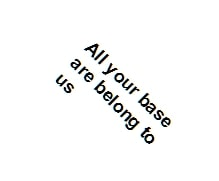
#> input picture image/rotate.jpg, 219 x 181 px
$ python auto_rotate.py   (older library calls are emulated)
#> lines starting #> are read from the running program, lines starting #| are printed output that depends on the picture; after the words box and inside, x2 and y2 are one past the last pixel; in counts of white or black regions, pixels touching at a corner belong together
import math
import cv2
import numpy as np
import imutils


class AutoRotate():
    '''
    ฟังก์ชั่นนี้สามารถใช้ในการปรับมุมภาพ, คำนวณมุมการหมุนของวัตถุในภาพ เพื่อนำใช้ในการหมุน
    นอกจากนี้ยังมีฟังก์ชันค้นหา 4 จุดคู่อันดับของมุมสี่เหลี่ยมเพื่อใช้ในการแสดงภาพเฉพาะหรือหมุนภาพเฉพาะส่วน
    ซึ่งฟังก์ชันนี้ประกอบด้วยฟังก์ชันย่อย 4 ฟังก์ชัน ได้แก่ find_angle, rotation, order_points และ point_tranfrom
    '''
    def __init__(self):
        self.__area = 100

    def find_angle(self, image, increase_size, lower_threshold,
                   upper_threshold):
        '''
        ฟังก์ชันนี้มีวัตถุประสงค์เพื่อคำนวณหามุมของวัตถุ ด้วยการค้นหาตำแหน่งเฉลี่ยที่เป็นไปได้ของเส้นตรงภายในรูปภาพมาใช้ในสมการทางคณิตศาสตร์
        เพื่อคำนวณมุมการหมุนที่ทำให้ตำแหน่งของเส้นตรงที่นำมาใช้หมุนภาพนั้นอยู่ในระนาบแนวนอน(แกน X) ซึ่งค่ามุมที่ได้รับนั้นเป็นได้ทั้งบวกและลบ

        *ข้อแนะนำ* ไม่ควรนำไปใช้กับภาพตัวอักษรเพียงตัวเดียว

        :param image: ภาพสี RGB ที่ผู้ใช้ต้องการ
        :param increase_size: จำนวนครั้งของการขยายที่ถูกนำไปใช้เพิ่มความหนาให้วัตถุ
        :type increase_size: integer
        :param lower_threshold: ขีดจำกัดต่ำสุดสำหรับกระบวนการลบภาพพื้นหลัง มีค่าตั้งแต่ 0-255
        :type lower_threshold: integer
        :param upper_threshold: ขีดจำกัดสูงสุดสำหรับกระบวนการลบภาพพื้นหลัง มีค่าตั้งแต่ 0-255
        :type upper_threshold: integer
        :return:
            - image: ภาพปรากฎเส้นตรงที่ถูกนำไปใช้ในการคำนวณหามุม
            - angle(float): ค่ามุมที่ได้จากการคำนวณ ซึ่งเป็นได้ทั้งค่าบวกและค่าลบ
        '''
        binary_image = cv2.cvtColor(image, cv2.COLOR_BGR2GRAY)

        # เตรียมภาพเพื่อทำการหาตำแหน่งค่าเฉลี่ยนของเส้นตรงที่เป็นไปได้
        # Prepare an image to find the average position of the straight lines as possible.
        edges = cv2.Canny(binary_image, lower_threshold, upper_threshold)
        kernel = np.ones((3, 3), np.uint8)
        img_closing = cv2.morphologyEx(edges, cv2.MORPH_CLOSE, kernel)
        img_dilation = cv2.dilate(img_closing,
                                  kernel,
                                  iterations=int(increase_size))

        # หาเส้นตรงแลำคำนวณหามุมที่จะหมุมของเส้นตรงที่เจอ
        # Find a straight line and calculate the angle that will be the angle of the straight line found
        angles = []
        lines = cv2.HoughLinesP(img_dilation,
                                1,
                                math.pi / 180.0,
                                upper_threshold,
                                minLineLength=100,
                                maxLineGap=10)

        if lines is not None:
            for x1, y1, x2, y2 in lines[0]:

                angle = math.degrees(math.atan2(y2 - y1, x2 - x1))
                angles.append(angle)
                angle = np.median(angles)

                img_line = cv2.line(image.copy(), (x1, y1), (x2, y2),
                                    (0, 255, 0), 2)

        elif lines is None:
            img_line = image
            angle = 0
            print("Not find line in image")

        # ส่งคืนรูปภาพมีเส้นตรงที่ใช้ในการคำนวณและมุม
        # return image has straight lines used in the calculation and angle
        return img_line, angle

    def rotation(self, image, angle):
        '''
        ฟังก์ชั่นนี้มีวัตถุประสงค์เพื่อหมุนภาพโดยรับมุมจากผู้ใช้ หรือมุมที่ได้จากฟังก์ชัน find_angle ซึ่งมุมบวกและลบของค่ามุมจะมีผลต่อการหมุนของภาพ
        ตามแบบการหมุนของวงกลมหน่วย หรือก็คือ ถ้าหากมุมการหมุนเป็นบวกจะทำให้ภาพหมุนทวนเข็มนาฬิกา แต่ถ้ามุมการหมุนเป็นลบจะทำให้ภาพหมุนตามเข็มนาฬิกา
        โดยฟังก์ชั่นนี้ใช้การหมุนที่ไม่ครอบตัดภาพ

        *ข้อแนะนำ* หากผู้ใช้ใช้ค่ามุมที่ได้จากฟังก์ชัน find_angle และภาพที่เข้ามาเป็นภาพที่ต้องพิจารณาข้อมูลในแนวตั้ง ผู้ใช้จำเป็นต้องบวกมุม 90 องศา เพื่อให้ภาพหมุนมาอยู่ในแนวตั้ง

        :param image: ภาพสี RGB ที่ผู้ใช้ต้องการ
        :param angle: มุมที่ใช้ในการหมุน
        :type angle: float
        :return:
            - image: ภาพที่ทำการหมุนเรียบร้อยแล้ว
        '''

        (h, w) = image.shape[:2]
        center = (w // 2, h // 2)

        # คำนวณขนาดภาพตามการหมุนเพื่อป้องกันไม่ให้ภาพบาง่วนถูกครอบตัด
        # calculate image size based on rotation to prevent some images from being cropped
        scale = 1.0
        M = cv2.getRotationMatrix2D(center, angle, scale)

        newX, newY = w * scale, h * scale
        r = np.deg2rad(angle)
        newX, newY = (abs(np.sin(r) * newY) + abs(np.cos(r) * newX),
                      abs(np.sin(r) * newX) + abs(np.cos(r) * newY))

        (tx, ty) = ((newX - w) / 2, (newY - h) / 2)
        M[0, 2] += tx
        M[1, 2] += ty

        # คำสั่งที่ใช้ในการหมุนภาพ
        # commands used to rotate images.
        rotated = cv2.warpAffine(image, M, (int(newX), int(newY)))

        # คืนภาพที่ทำการหมุนเรียบร้อยแล้ว
        # Return the image that has been successfully rotated.
        return rotated

    # [167 lines left out: functions order_points, point_transform, not called in this run]


def main():
    image = cv2.imread("image/rotate.jpg")
#> image is the input picture: shape (181, 219, 3); mean B, G, R 247, 247.2, 247
    image = imutils.resize(image, width=300)
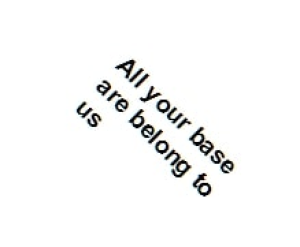
#> image: shape (247, 300, 3); mean B, G, R 246.9, 247.2, 247
    r = AutoRotate()
    line, angle = r.find_angle(image, 3, 100, 200)
#> in find_angle, `edges = cv2.Canny(binary_image, lower_threshold, upper_threshold)`:
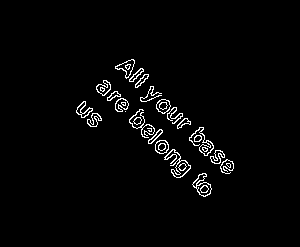
#> edges: shape (247, 300); 2.4% white in thin lines or dots, all inside (x1, y1, x2, y2) = (76, 59, 234, 197)
#> in find_angle, `img_closing = cv2.morphologyEx(edges, cv2.MORPH_CLOSE, kernel)`:
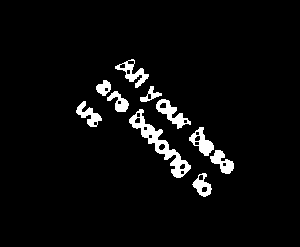
#> img_closing: shape (247, 300); 4.5% white; 10 white regions, largest, box (x1, y1, x2, y2) and area: (129, 109, 191, 178) 928, (156, 99, 191, 129) 381, (115, 59, 149, 88) 335
#> in find_angle, `img_dilation = cv2.dilate(img_closing, kernel, iterations=int(increase..`:
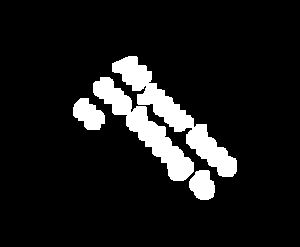
#> img_dilation: shape (247, 300); 10.1% white; 4 white regions, box (x1, y1, x2, y2) and area: (112, 56, 237, 177) 3409, (93, 77, 194, 181) 2820, (73, 98, 105, 130) 681, (189, 170, 215, 200) 592
#> in find_angle, `lines = cv2.HoughLinesP(img_dilation, 1, math.pi / 180.0, upper_thresh..`: lines = 14 rows, first 6: [99, 81, 213, 195], [125, 58, 236, 169], [117, 61, 232, 176], [123, 59, 235, 171], [96, 81, 212, 197], [120, 60, 233, 173]
#> the loop in find_angle, `for x1, y1, x2, y2 in lines[0]: ` made 1 pass
#> (x1, y1, x2, y2) on pass 1: (99, 81, 213, 195)
#> after the loop in find_angle, `for x1, y1, x2, y2 in lines[0]:`: angles = [45]
#> angle = 45
    rotation_image = r.rotation(image, angle)
#> in rotation, `M = cv2.getRotationMatrix2D(center, angle, scale)`: M = [[0.707, 0.707, -43.04], [-0.707, 0.707, 142.1]]
#> in rotation, `r = np.deg2rad(angle)`: r = 0.785
#> in rotation, `newX, newY = (abs(np.sin(r) * newY) + abs(np.cos(r) * newX), abs(np.si..`: newX = 386.8
#> in rotation, `(tx, ty) = ((newX - w) / 2, (newY - h) / 2)`: tx = 43.39; ty = 69.89
#> in rotation, `rotated = cv2.warpAffine(image, M, (int(newX), int(newY)))`:
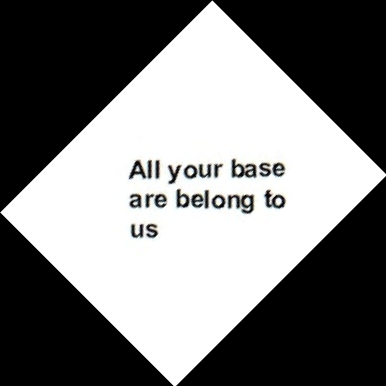
#> rotated: shape (386, 386, 3); mean B, G, R 122.8, 122.9, 122.8
    cv2.imshow("line", line)
    cv2.imshow("original", image)
    cv2.imshow('rotated', rotation_image)
    cv2.waitKey(0)
    cv2.destroyAllWindows()


if __name__ == "__main__":
    main()
